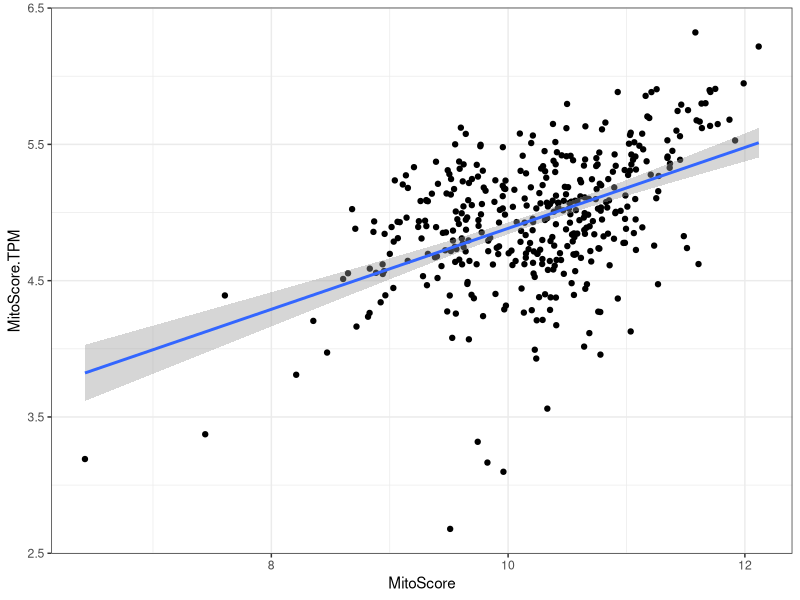
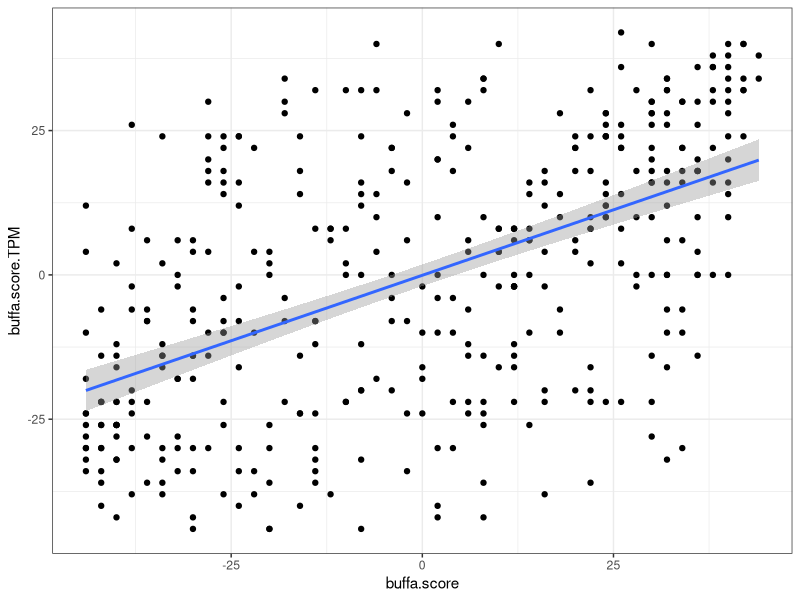

Write R code to recreate these figures, in order.
## ---- chunk 1
knitr::opts_chunk$set(echo = TRUE)

library(tidyverse)
## ---- chunk 2
x <- read_csv("../data/tho_lung_cancer-mitoBuffa-TPM.csv")

head(x)
## ---- chunk 3
x |> 
  ggplot(aes(x = MitoScore, y = MitoScore.TPM)) +
  geom_point() +
  stat_smooth(method = "lm") +
  theme_bw()
## ---- chunk 4
lm0 <- lm(MitoScore ~ MitoScore.TPM,
          data = x)

summary(lm0)
## ---- chunk 5
x |> 
  ggplot(aes(x = buffa.score, y = buffa.score.TPM)) +
  geom_point() +
  stat_smooth(method = "lm") +
  theme_bw()
## ---- chunk 6
lm1 <- lm(buffa.score ~ buffa.score.TPM,
          data = x)

summary(lm1)
## ---- chunk 7
lm2 <- lm(MitoScore ~ buffa.score, data = x)

summary(lm2)
## ---- chunk 8
lm3 <- lm(MitoScore.TPM ~ buffa.score.TPM, data = x)

summary(lm3)
## ---- chunk 9
BIC(lm2)
BIC(lm3)
